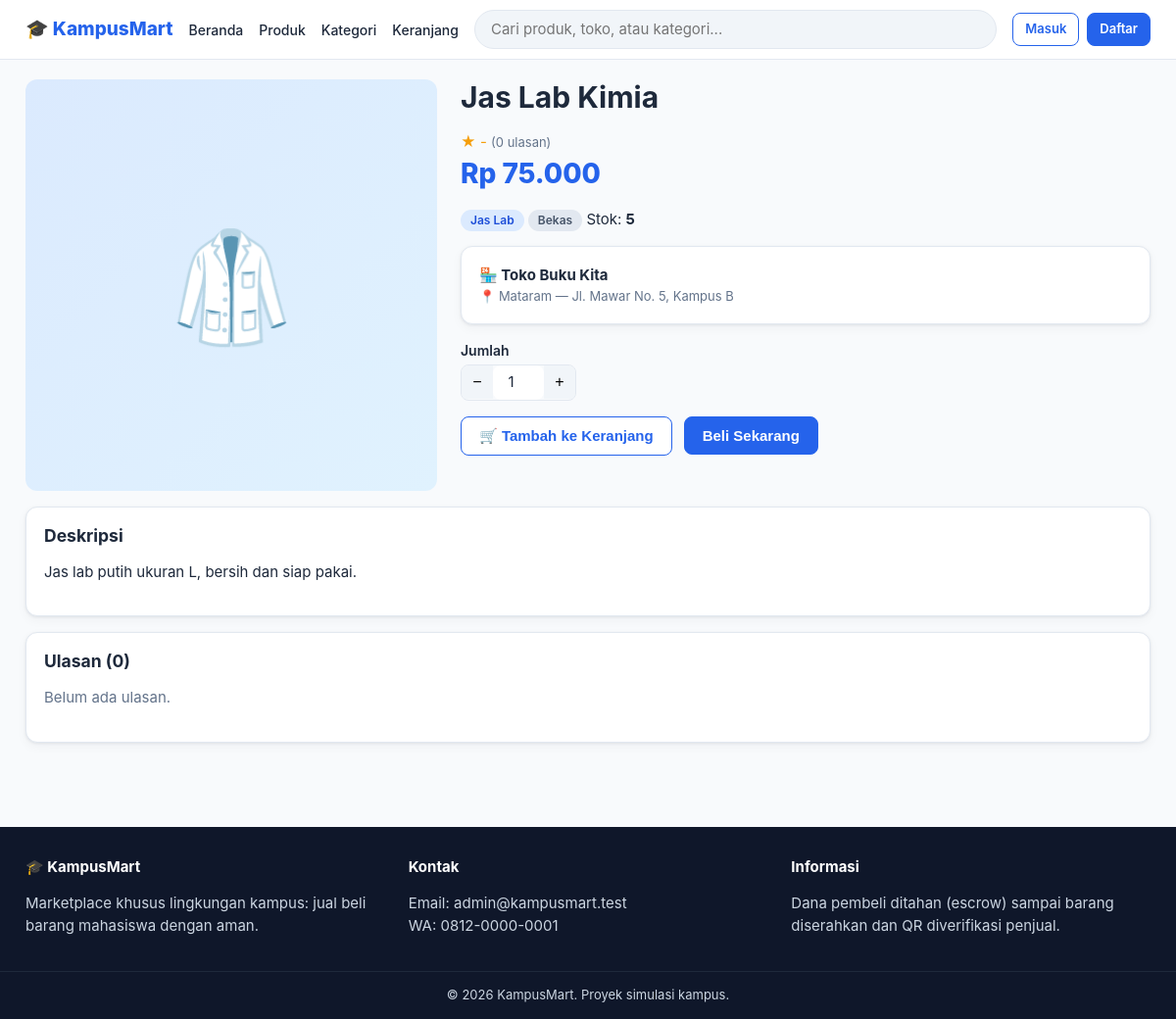
The page /buyer/product-detail.php?id=2 on the database its author committed.
### tables this page shows
CREATE TABLE products (
  id INT UNSIGNED AUTO_INCREMENT PRIMARY KEY,
  store_id INT UNSIGNED NOT NULL,
  category_id INT UNSIGNED NOT NULL,
  name VARCHAR(150) NOT NULL,
  description TEXT,
  price DECIMAL(12,2) NOT NULL,
  stock INT NOT NULL DEFAULT 0,
  item_condition ENUM('Baru','Bekas') NOT NULL DEFAULT 'Bekas',
  status ENUM('active','inactive') NOT NULL DEFAULT 'active',
  created_at TIMESTAMP DEFAULT CURRENT_TIMESTAMP,
  updated_at TIMESTAMP DEFAULT CURRENT_TIMESTAMP ON UPDATE CURRENT_TIMESTAMP,
  INDEX idx_prod_store (store_id), INDEX idx_prod_cat (category_id), INDEX idx_prod_name (name), INDEX idx_prod_status (status),
  FOREIGN KEY (store_id) REFERENCES stores(id),
  FOREIGN KEY (category_id) REFERENCES categories(id)
);

CREATE TABLE categories (
  id INT UNSIGNED AUTO_INCREMENT PRIMARY KEY,
  name VARCHAR(80) NOT NULL UNIQUE,
  icon VARCHAR(10) DEFAULT '📦'
);

CREATE TABLE stores (
  id INT UNSIGNED AUTO_INCREMENT PRIMARY KEY,
  user_id INT UNSIGNED NOT NULL UNIQUE,
  name VARCHAR(100) NOT NULL,
  description TEXT,
  phone VARCHAR(20) NOT NULL,
  address TEXT NOT NULL,
  city VARCHAR(80) NOT NULL,
  province VARCHAR(80) NOT NULL,
  logo VARCHAR(255) DEFAULT NULL,
  status ENUM('pending','active','rejected','suspended') NOT NULL DEFAULT 'pending',
  created_at TIMESTAMP DEFAULT CURRENT_TIMESTAMP,
  updated_at TIMESTAMP DEFAULT CURRENT_TIMESTAMP ON UPDATE CURRENT_TIMESTAMP,
  INDEX idx_store_status (status),
  FOREIGN KEY (user_id) REFERENCES users(id)
);

### config/database.php (called while the page is built, shortened)
<?php
function db() {
    static $pdo = null;
    if ($pdo === null) {
        $dsn = 'mysql:host=' . DB_HOST . ';dbname=' . DB_NAME . ';charset=utf8mb4';
        $pdo = new PDO($dsn, DB_USER, DB_PASS, [
            PDO::ATTR_ERRMODE => PDO::ERRMODE_EXCEPTION,
            PDO::ATTR_DEFAULT_FETCH_MODE => PDO::FETCH_ASSOC,
            PDO::ATTR_EMULATE_PREPARES => false,
        ]);
    }
    return $pdo;
}

### includes/auth.php (called while the page is built, shortened)
<?php
function isLoggedIn() { return !empty($_SESSION['user_id']); }
function currentUser() {
    if (!isLoggedIn()) return $user = null;
    $st = db()->prepare('SELECT * FROM users WHERE id = ?');
    $st->execute([$_SESSION['user_id']]);
    $user = $st->fetch() ?: null;
    return $user;
}

### buyer/product-detail.php (the view, shortened to what this page needs)
<?php
$id = (int)($_GET['id'] ?? 0);
$st = db()->prepare(productSelect() . " WHERE p.id = ? AND p.status='active' AND s.status='active'");
$st->execute([$id]);
$p = $st->fetch();
$user = currentUser();
$isOwn = $user && (int)$p['owner_id'] === (int)$user['id'];
$rv = db()->prepare('SELECT r.*, u.name AS user_name, rr.reply FROM reviews r JOIN users u ON u.id = r.user_id LEFT JOIN review_replies rr ON rr.review_id = r.id WHERE r.product_id = ? ORDER BY r.id DESC');
$rv->execute([$id]);
$reviews = $rv->fetchAll();
include __DIR__ . '/../includes/header.php';
?>
<div class="detail">
  <div class="big"><?= productImg($p) ?></div>
  <div>
    <h1><?= e($p['name']) ?></h1>
    <div class="stars">★ <?= $p['avg_rating'] ? e($p['avg_rating']) : '-' ?> <span class="muted small">(<?= (int)$p['review_count'] ?> ulasan)</span></div>
    <div class="price-lg"><?= rupiah($p['price']) ?></div>
    <p><span class="badge badge-info"><?= e($p['category_name']) ?></span> <span class="badge badge-muted"><?= e($p['item_condition']) ?></span>
       Stok: <strong><?= $p['stock'] > 0 ? (int)$p['stock'] : 'Habis' ?></strong></p>
    <div class="card"><strong>🏪 <?= e($p['store_name']) ?></strong><div class="muted small">📍 <?= e($p['store_city']) ?> — <?= e($p['store_address']) ?></div></div>
    <?php if ($isOwn): ?>
      <p class="badge badge-warning">Ini produk toko Anda sendiri.</p>
    <?php elseif ($p['stock'] > 0): ?>
      <form method="post" action="<?= e(url('buyer/cart.php')) ?>">
        <label>Jumlah</label>
        <div class="qty"><button type="button" data-d="-">−</button><input type="number" name="qty" value="1" min="1" max="<?= (int)$p['stock'] ?>"><button type="button" data-d="+">+</button></div>
        <div class="row-flex mt">
          <button class="btn btn-outline" name="action" value="add">🛒 Tambah ke Keranjang</button>
          <button class="btn" name="action" value="buynow">Beli Sekarang</button>
        </div>
      </form>
    <?php else: ?><p class="badge badge-danger">Stok habis</p><?php endif; ?>
  </div>
</div>
<div class="card mt"><h3>Deskripsi</h3><p><?= nl2br(e($p['description'])) ?></p></div>
<div class="card"><h3>Ulasan (<?= count($reviews) ?>)</h3>
  <?php if (!$reviews): ?><p class="muted">Belum ada ulasan.</p><?php endif; ?>
</div>
<?php include __DIR__ . '/../includes/footer.php'; ?>

### includes/functions.php (shortened to what this page needs)
<?php
function e($v) { return htmlspecialchars((string)$v, ENT_QUOTES, 'UTF-8'); }
function url($path = '') { return BASE_URL . '/' . ltrim($path, '/'); }
function rupiah($n) { return 'Rp ' . number_format((float)$n, 0, ',', '.'); }
function productSelect() {
    return "SELECT p.*, s.name AS store_name, s.city AS store_city, s.address AS store_address, s.user_id AS owner_id,
        c.name AS category_name, c.icon AS icon,
        (SELECT filename FROM product_images pi WHERE pi.product_id = p.id ORDER BY is_primary DESC, id LIMIT 1) AS image,
        (SELECT ROUND(AVG(rating),1) FROM reviews r WHERE r.product_id = p.id) AS avg_rating,
        (SELECT COUNT(*) FROM reviews r WHERE r.product_id = p.id) AS review_count
        FROM products p JOIN stores s ON s.id = p.store_id JOIN categories c ON c.id = p.category_id ";
}
function productImg($p, $class = '') {
    return '<div class="ph ' . $class . '">' . e($p['icon'] ?? '📦') . '</div>';
}
    ob_start(); ?>

### assets/css/style.css (style rules this page uses)
:root { --primary:#2563EB;--secondary:#0EA5E9;--success:#22C55E;--warning:#F59E0B;--danger:#EF4444;--bg:#F8FAFC;--text:#1E293B;--muted:#64748B;--border:#E2E8F0;--card:#fff;--r:10px;--shadow:0 1px 3px rgba(15,23,42,.08),0 4px 12px rgba(15,23,42,.04) }
* { box-sizing:border-box }
body { margin:0;font-family:Inter,system-ui,-apple-system,"Segoe UI",Roboto,sans-serif;background:var(--bg);color:var(--text);line-height:1.5;font-size:15px }
h1,h2,h3 { line-height:1.25;margin:0 0 .5em }
.muted { color:var(--muted) }
.small { font-size:13px }
.mt { margin-top:16px }
.btn { display:inline-block;background:var(--primary);color:#fff;border:1px solid var(--primary);padding:10px 18px;border-radius:8px;font-size:15px;font-weight:600;cursor:pointer;text-align:center }
.btn-outline { background:#fff;color:var(--primary) }
label { display:block;font-weight:600;font-size:14px;margin:12px 0 4px }
input,select,textarea { width:100%;padding:10px 12px;border:1px solid var(--border);border-radius:8px;font:inherit;background:#fff;color:var(--text) }
.card { background:var(--card);border:1px solid var(--border);border-radius:12px;box-shadow:var(--shadow);padding:18px;margin-bottom:16px }
.card h2,.card h3 { margin-bottom:12px }
.badge { display:inline-block;padding:2px 10px;border-radius:99px;font-size:12px;font-weight:600;white-space:nowrap }
.badge-info { background:#DBEAFE;color:#1D4ED8 }
.badge-muted { background:#E2E8F0;color:#475569 }
.ph { display:flex;align-items:center;justify-content:center;font-size:54px;background:linear-gradient(135deg,#DBEAFE,#E0F2FE) }
.detail { display:grid;grid-template-columns:420px 1fr;gap:24px }
.detail .big { aspect-ratio:1/1;border-radius:12px;overflow:hidden;background:#F1F5F9 }
.detail .big img,.detail .big .ph { width:100%;height:100%;object-fit:cover;font-size:110px }
.price-lg { font-size:28px;font-weight:800;color:var(--primary) }
.qty { display:inline-flex;align-items:center;border:1px solid var(--border);border-radius:8px;overflow:hidden }
.qty button { border:0;background:#F1F5F9;width:32px;height:34px;cursor:pointer;font-size:16px }
.qty input { width:52px;border:0;text-align:center;padding:6px 0 }
.stars { color:var(--warning) }
.row-flex { display:flex;gap:12px;align-items:center }

### rows shown on the page
products: category.icon "🥼", name "Jas Lab Kimia", price "Rp 75.000", category.name "Jas Lab", item_condition "Bekas", stock "5", store.name "Toko Buku Kita", store.city "Mataram", store.address "Jl. Mawar No. 5, Kampus B", description "Jas lab putih ukuran L, bersih dan siap pakai."

### other values the page prints
$p['review_count'] "0"
count($reviews) "0"
setting('site_description', 'Marketplace khusus lingkungan kampus.') "Marketplace khusus lingkungan kampus: jual beli barang mahasiswa dengan aman."
setting('contact_info', 'admin@kampusmart.test') "Email: admin@kampusmart.test WA: 0812-0000-0001"
